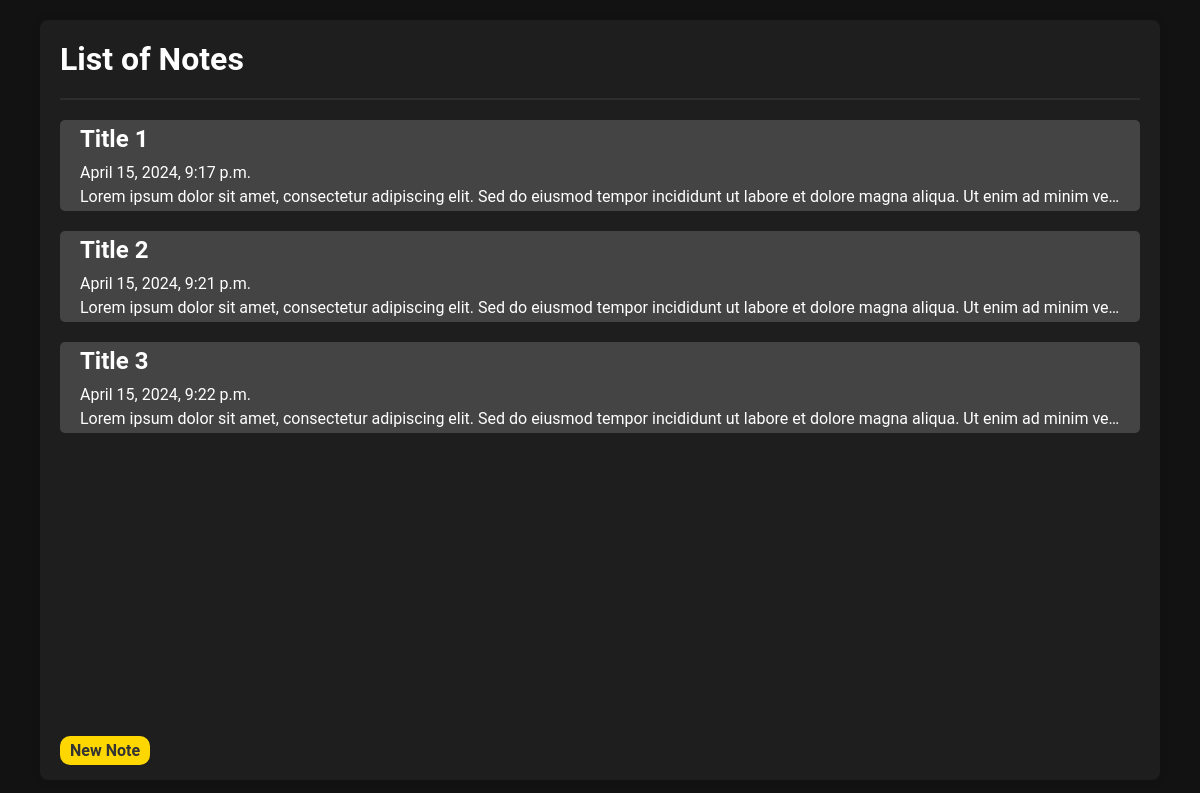
Before: / with the older database file.
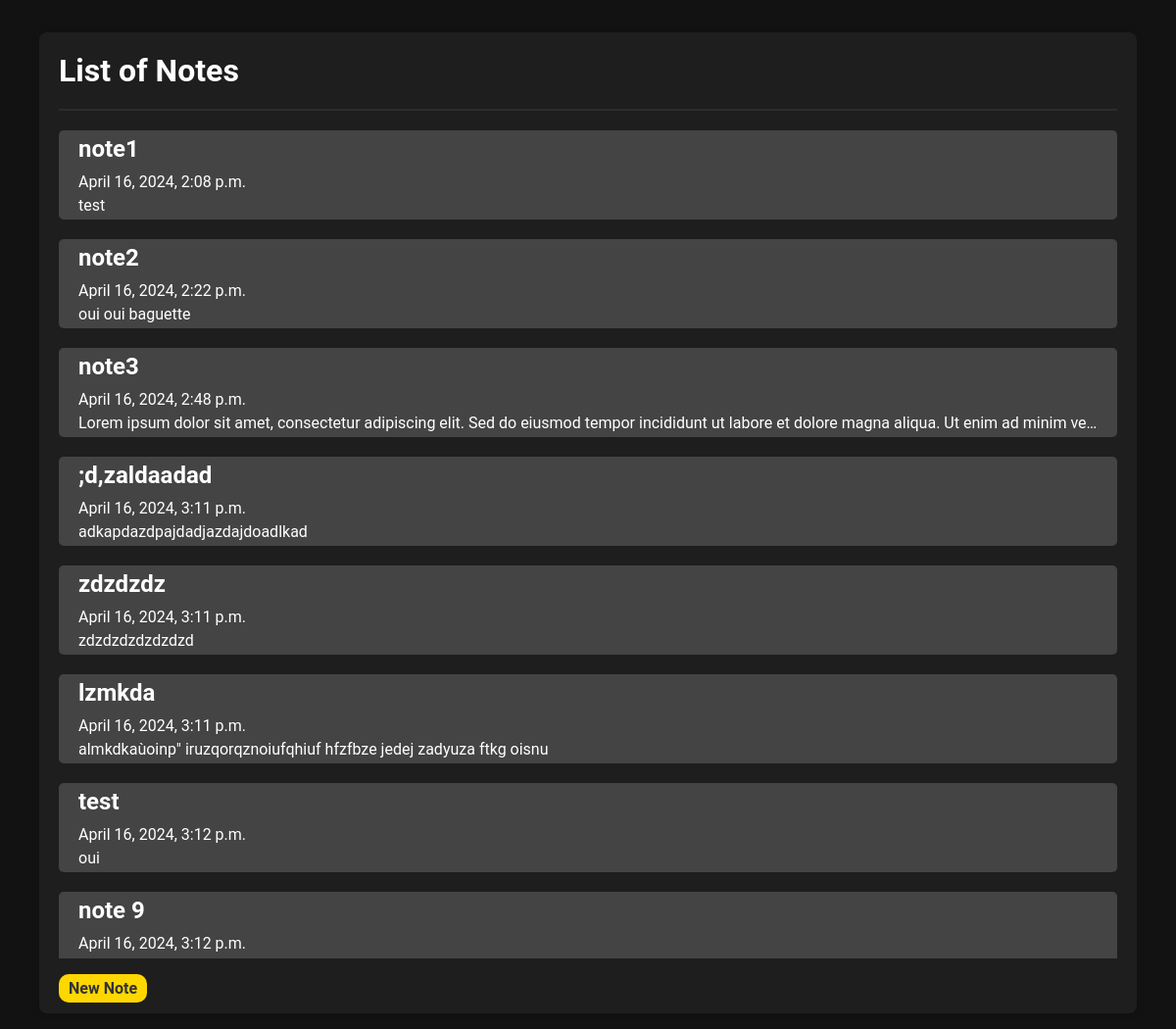
After: the same page with the newer database file.
### Note/models.py (models this page shows, shortened)
class Note(models.Model):
    title = models.CharField(max_length=100)
    content = models.TextField()
    created_at = models.DateTimeField(auto_now_add=True)
    updated_at = models.DateTimeField(auto_now=True)
    class Meta:
        db_table = 'note'

### Note/views.py (the view)
# urls.py: path('', views.NoteList.as_view(), name='note_list'),
class NoteList(ListView):
    model = Note
    template_name = 'note_list.html'

### Note/templates/note_list.html (shortened to what this page needs)
{% load static %}
<!DOCTYPE html>
<html lang="en">
<head>
    <link rel="stylesheet" type="text/css" href="{% static 'global.css' %}" id="theme-style">
</head>
<body>
    <div class="container" id="container">
        <h1>List of Notes</h1>
        <ul>
            {% for note in object_list %}
            <li>
                <div class="note">
                    <a class="note-info" href="{% url 'note_detail' note.pk %}">
                        <h2>{{ note.title }}</h2>
                        <p class="note-info-created">{{ note.created_at }}</p>
                        <p class="note-info-content">{{ note.content }}</p>
                    </a>
                </div>
            </li>
            {% empty %}
            <li>No notes are available at the moment.</li>
            {% endfor %}
        </ul>
        <a class="button link-button new-note-button" href="{% url 'note_create' %}">New Note</a>
    </div>
</body>
</html>

### static/global.css (style rules this page uses)
body, html { margin: 0; padding: 0; height: 100%; }
body { font-family: 'Roboto', sans-serif; background-color: #121212; color: #fff; margin: 0; padding: 0; overflow: hidden; display: flex; justify-content: center; align-items: center; }
.container { width: 90%; margin: auto; padding: 20px; background-color: #1e1e1e; border-radius: 8px; box-shadow: 0 0 10px rgba(0, 0, 0, 0.1); }
#container { height: 90%; }
ul { border-top: 2px solid #2d2d2d; list-style-type: none; margin-top: 0; padding: 0; overflow-y: auto; max-height: calc(100vh - 180px); height: 90%; }
h1 { margin-top: 0; margin-bottom: 20px; font-size: 32px; }
.note-info { display: block; box-sizing: border-box; width: 100%; padding: 0px 20px; background-color: #444; color: #fff; text-decoration: none; border-radius: 5px; transition: background-color 0.3s ease; }
.note-info h2, .note-data { padding-top: 5px; margin-bottom: 10px; }
.note-info p, .note-creation-date, .note-last-update { margin: 0; padding-bottom: 5px; }
.note-info-content { overflow: hidden; text-overflow: ellipsis; white-space: nowrap; }
.button { font-family: 'Roboto', sans-serif; display: inline-block; padding: 5px 10px; background-color: #ffd700; color: #333; text-decoration: none; border: none; border-radius: 10px; cursor: pointer; transition: background-color 0.3s ease; font-family: inherit; font-size: inherit; font-weight: bold; }

Changed rows visible on the page:
removed Note: title "Title 1", created_at "April 15, 2024, 9:17 p.m.", content "Lorem ipsum dolor sit amet, consectetur adipiscing elit. Sed do eiusmod tempor incididunt ut labore et dolore magna aliqua. Ut enim ad minim ve…"
removed Note: title "Title 2", created_at "April 15, 2024, 9:21 p.m.", content "Lorem ipsum dolor sit amet, consectetur adipiscing elit. Sed do eiusmod tempor incididunt ut labore et dolore magna aliqua. Ut enim ad minim ve…"
removed Note: title "Title 3", created_at "April 15, 2024, 9:22 p.m.", content "Lorem ipsum dolor sit amet, consectetur adipiscing elit. Sed do eiusmod tempor incididunt ut labore et dolore magna aliqua. Ut enim ad minim ve…"
added Note: title "note1", created_at "April 16, 2024, 2:08 p.m.", content "test"
added Note: title "note2", created_at "April 16, 2024, 2:22 p.m.", content "oui oui baguette"
added Note: title "note3", created_at "April 16, 2024, 2:48 p.m.", content "Lorem ipsum dolor sit amet, consectetur adipiscing elit. Sed do eiusmod tempor incididunt ut labore et dolore magna aliqua. Ut enim ad minim ve…"
added Note: title ";d,zaldaadad", created_at "April 16, 2024, 3:11 p.m.", content "adkapdazdpajdadjazdajdoadlkad"
added Note: title "zdzdzdz", created_at "April 16, 2024, 3:11 p.m.", content "zdzdzdzdzdzdzd"
added Note: title "lzmkda", created_at "April 16, 2024, 3:11 p.m.", content "almkdkaùoinp\" iruzqorqznoiufqhiuf hfzfbze jedej zadyuza ftkg oisnu"
added Note: title "test", created_at "April 16, 2024, 3:12 p.m.", content "oui"
added Note: title "note 9", created_at "April 16, 2024, 3:12 p.m."
